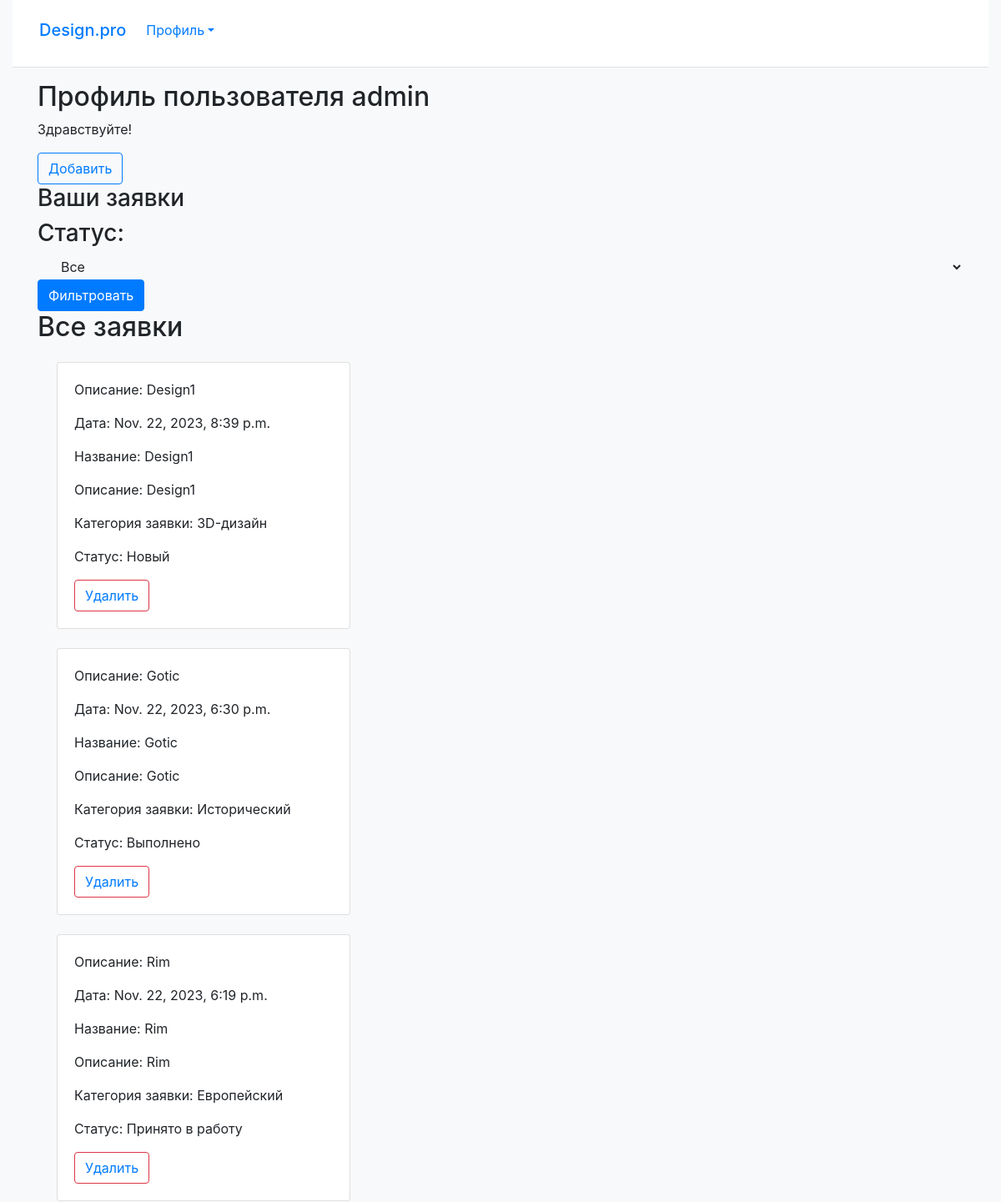
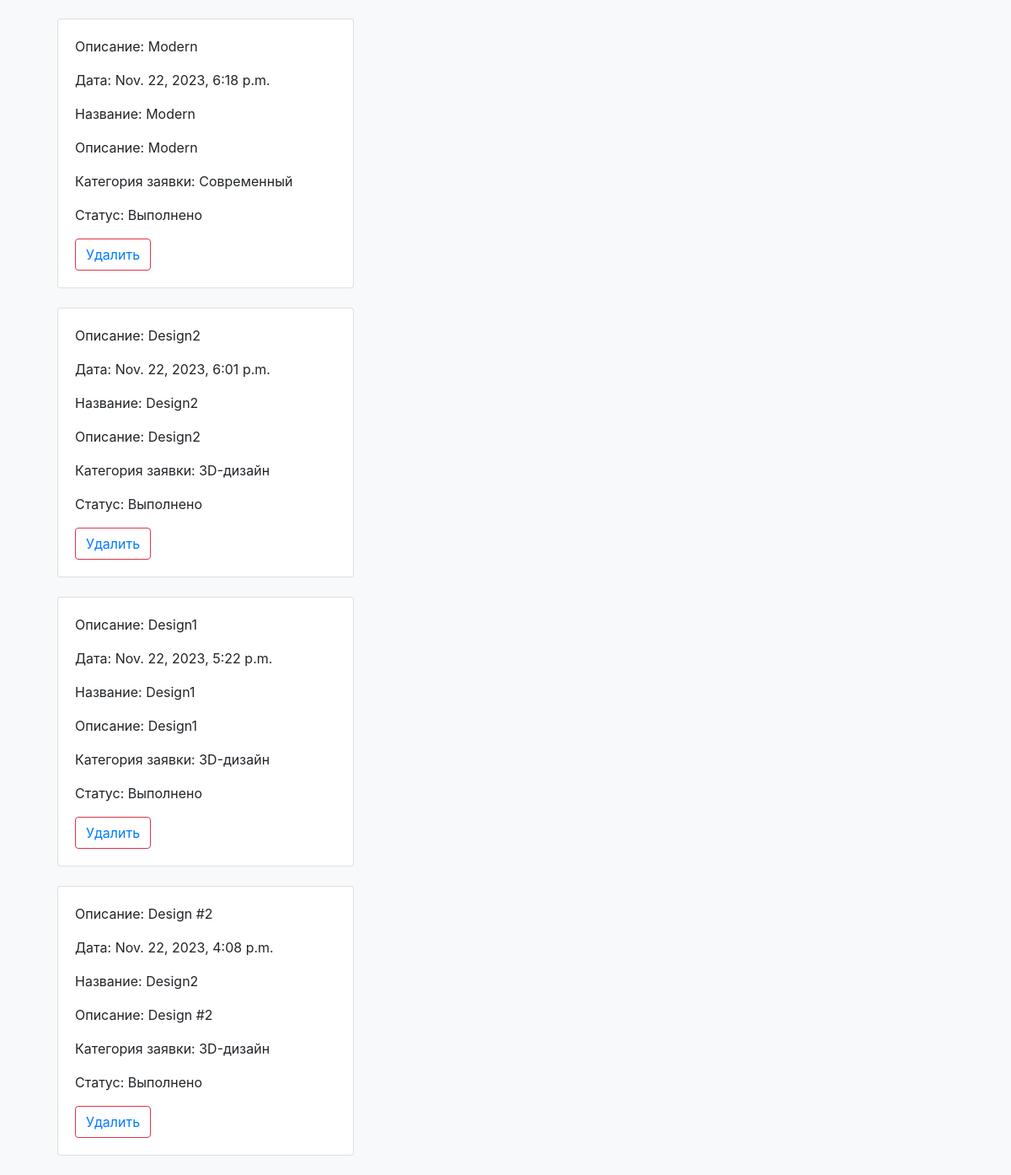
The app's page /accounts/profile/ (signed in), older data (2 pictures, top to bottom).
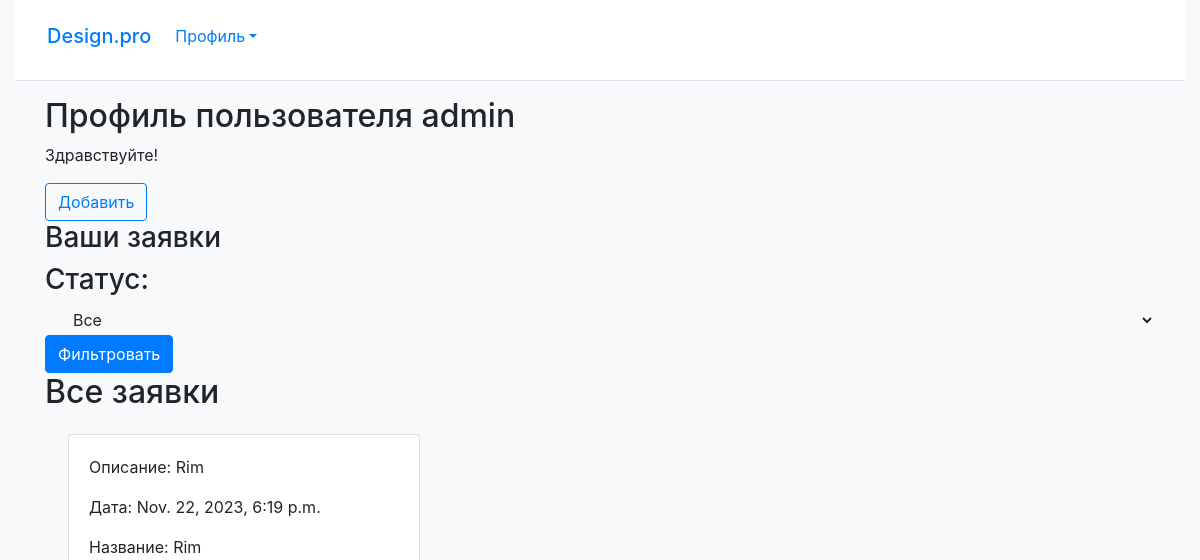
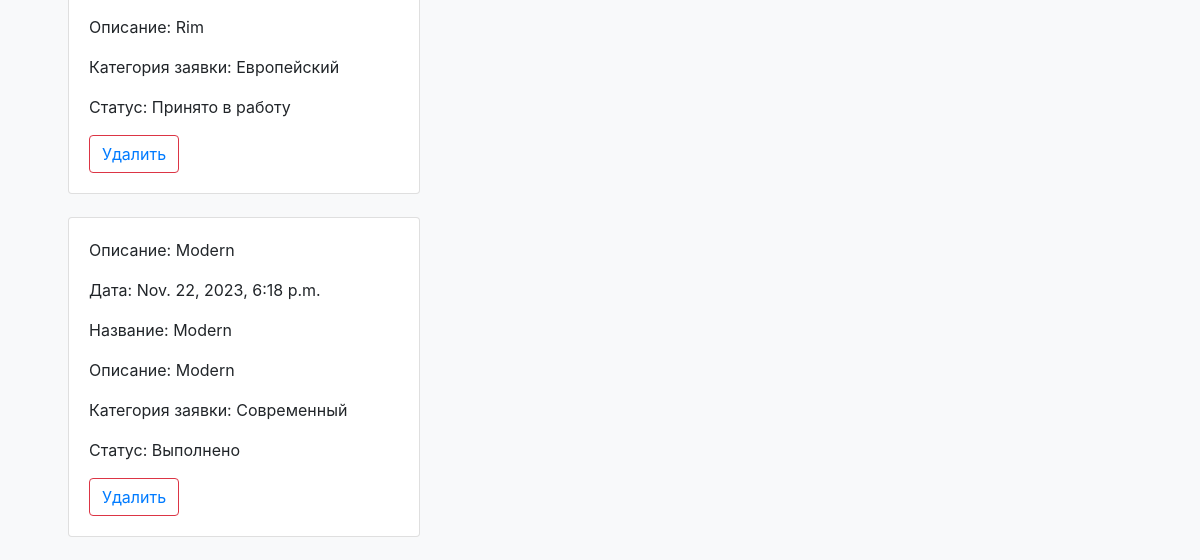
The same page, newer data (2 pictures, top to bottom).
### serv/models.py (models this page shows, shortened)
class DesignRequest(models.Model):
    timestamp = models.DateTimeField(auto_now_add=True)
    title = models.CharField(max_length=255)
    category = models.ForeignKey('Category', on_delete=models.CASCADE, null=True)
    photo = models.ImageField(upload_to='design_photos/', validators=[validate_image_file_extension, FileExtensionValidator(['bmp', 'jpg', 'jpeg', 'png'], message='Allowed datatypes: bmp, jpg, jpeg, png')])
    image_design = models.ImageField(upload_to='image_designs/', validators=[validate_image_file_extension, FileExtensionValidator(['bmp', 'jpg', 'jpeg', 'png'], message='Allowed datatypes: bmp, jpg, jpeg, png')], blank=True)
    desc = models.CharField(max_length=3000)
    choices = (
        ('Новый', 'Новый'),
        ('Принято в работу', 'Принято в работу'),
        ('Выполнено', 'Выполнено'),
    )
    status = models.CharField(max_length=20, choices=choices, default='Новый', blank=True)
    comment = models.TextField(max_length=3000, help_text='Введите произвольный комментарий', blank=True)
    user = models.ForeignKey('ServUser', on_delete=models.CASCADE, null=False)
    class Meta:
        ordering = ['-timestamp']

class Category(models.Model):
    category_title = models.CharField(max_length=200, unique=True, help_text='Напишите категорию для дизайна интерьера')
    def __str__(self):
        return self.category_title

### serv/views.py (the view)
# urls.py: path('accounts/profile/', profile, name='profile'),
@login_required
def profile(request):
    status = request.GET.get('status', '')
    current_user = request.user
    design_requests = DesignRequest.objects.filter(user=current_user)
    context = {'status': status, 'design_requests': design_requests}
    return render(request, 'main/profile.html', context)

### serv/templates/main/profile.html (shortened to what this page needs)
{% extends "layout/basic.html" %}
{% load bootstrap4 %}
{% block content %}
<h2>Профиль пользователя {{ user.username }}</h2>
{% if user.surname and user.name %}
<p>Здравствуйте, {{ user.surname }} {{ user.name }} </p>
{% else %}
<p>Здравствуйте!</p>
{% endif %}
<button type="button" class="btn btn-outline-primary"><a href="{% url 'serv:request_add' %}">Добавить</a></button>
<h3>Ваши заявки</h3>
<h3>Статус:</h3>
<form method="GET">
    <select class="dropdown-item" name="status">
        <option value="">Все</option>
    </select>
    <button type="submit" class="btn btn-primary">Фильтровать</button>
</form>
{% if status == 'Новый' %}
    <h2>Новые заявки</h2>
    {% for request in design_requests %}
    {% if request.status == 'Новый' %}
    <div class="card" style="width: 22rem; margin: 23px;">
        <div class="card-body">
            <p class="card-text">Дата: {{ request.timestamp }}</p>
            <p class="card-text">Название: {{ request.title }}</p>
            <p>Описание: {{ request.desc }}</p>
            <p class="card-text">Категория заявки: {{ request.category }}</p>
            <p class="card-text">Статус: {{ request.status }}</p>
            <button type="button" class="btn btn-outline-danger">
                <a href="{% url 'serv:profile_request_delete' id=request.id %}">Удалить</a></button>
        </div>
    </div>
    {% endif %}
    {% endfor %}
{% else %}
    <h2>Все заявки</h2>
    {% for request in design_requests %}
    <div class="card" style="width: 22rem; margin: 23px;">
        <div class="card-body">
            <p>Описание: {{ request.desc }}</p>
            <p class="card-text">Дата: {{ request.timestamp }}</p>
            <p class="card-text">Название: {{ request.title }}</p>
            <p class="card-text">Описание: {{ request.desc }}</p>
            <p class="card-text">Категория заявки: {{ request.category }}</p>
            <p class="card-text">Статус: {{ request.status }}</p>
            <button type="button" class="btn btn-outline-danger">
                <a href="{% url 'serv:profile_request_delete' id=request.id %}">Удалить</a>
            </button>
        </div>
    </div>
    {% endfor %}
{% endif %}
{% endblock %}

Row changes from the older to the newer data that the page shows:
removed DesignRequest: desc "Design1", timestamp "Nov. 22, 2023, 8:39 p.m.", title "Design1", category "3D-дизайн", status "Новый"
removed DesignRequest: desc "Gotic", timestamp "Nov. 22, 2023, 6:30 p.m.", title "Gotic", category "Исторический", status "Выполнено"
removed DesignRequest: desc "Design2", timestamp "Nov. 22, 2023, 6:01 p.m.", title "Design2", category "3D-дизайн", status "Выполнено"
removed DesignRequest: desc "Design1", timestamp "Nov. 22, 2023, 5:22 p.m.", title "Design1", category "3D-дизайн", status "Выполнено"
removed DesignRequest: desc "Design #2", timestamp "Nov. 22, 2023, 4:08 p.m.", title "Design2", category "3D-дизайн", status "Выполнено"
